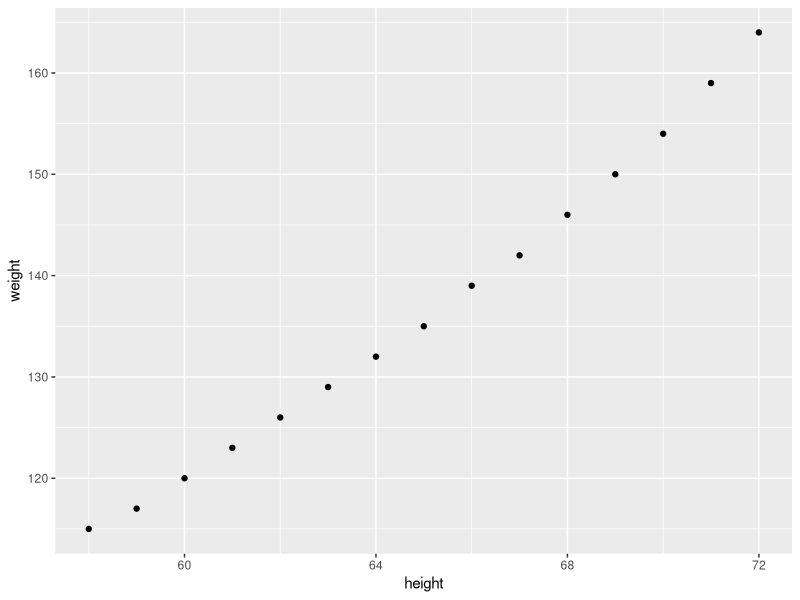
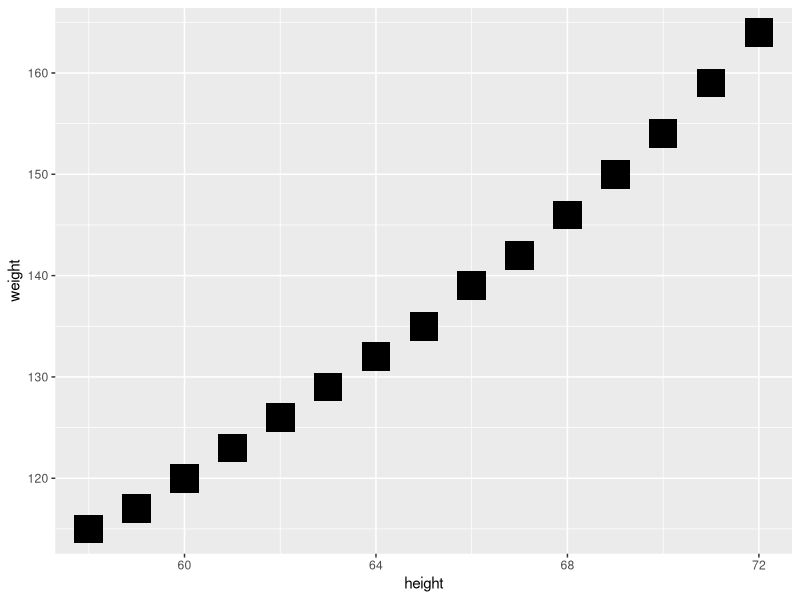

Generate these figures, in order, with R:
#This code chunk identifies my working directory 
#and sets it to where I want to save and fetch files
#TASK: fill in between the parentheses if needed. 
#If not needed, make the two lines a comment
# getwd()
# setwd()

#This brings the 'women' data into my environment from Base R
data(women)


#This code saves the women data as a dataframe with my name
#TASK: Change Anna to your name
Damaris_mydata<-women

#This code chunk allows me to see the top 2 rows of my data
#TASK: replace the ? with the function that returns the top rows
head(Damaris_mydata, 2)

#This code chunk shows me the structure 
#Such as number of columns, number of observations, number of rows, and dataframe
#Task: Complete the comment above 
#by filling in the blank with what else the str function returns
str(Damaris_mydata)

#This code chunk shows me some basic summary stats
#Such as Min, Max, Mean, Median, and Quartiles.
#Task: Complete the comment above
summary(Damaris_mydata)

#this allows me to apply the function to just one certain column
#Task: replace the ? in the code below with the correct character
mean(Damaris_mydata$height)

#This allows me to save one column as its own object ('values' in the Environment)
#I can see the values in the Environment window
Just_Height<- (Damaris_mydata$height)
#Task: Write the code below to create an object for the just weight column
Just_Weight<-(Damaris_mydata$weight)

#This takes the individual objects ('values' in the Environment) and creates a dataframe
#I can see the Data in the Environment 
#Task: replace the ? in the code below with the correct character
HeightandWeight <- data.frame(Just_Height, Just_Weight)

#This code chunk creates a subset from my dataset
#Note that the subset only appears in the Console (not the Environment)
#If I wanted to save the subset, I would need to name it as done in the code above
subset(HeightandWeight, Just_Height>65)

#TASK: replace the ?'s below with the correct functions
#This shows me how many rows are in my dataset
nrow(HeightandWeight)
#This shows me how many columns are in my dataset
ncol(HeightandWeight)

#This also shows me how many rows and columns with just one function
#TASK: replace the ? with the correct function
dim(HeightandWeight)

#This code will install the tibble package
install.packages("tibble")
#This code calls the tibble package so I can use its functions
library(tibble)

#TASK: Run the next few lines of code and note the difference in what the lines return
#Put your noted difference in a new comment below
#This brings 2 new "Newwomen"data in the environment, one is called"NewWomen" and the other "NewWomen1".
NewWomen<-tibble(HeightandWeight, height=Just_Height, weight=Just_Weight)
NewWomen1<-tibble(height=Just_Height, weight=Just_Weight)
View(NewWomen)
View(NewWomen1)

#This installs the ggplot2 package
#TASK: replace the ? with the word needed to install the ggplot2 package
install.packages("ggplot2")

#This calls the gglot2 package so I can use the functions in it
#TASK: replace the ? with the function that call the package
library(ggplot2)

#This produces a scatterplot of the height and weight columns
ggplot(NewWomen, aes(x=height, y=weight)) + 
  geom_point()

#Optional ': Just for fun
#TASK:Change the arguments for the geom point and see what happens to the plot
ggplot(NewWomen, aes(x=height, y=weight)) + 
  geom_point(shape =15 , colour = "black", fill = "white", size = 7, stroke = 4)
